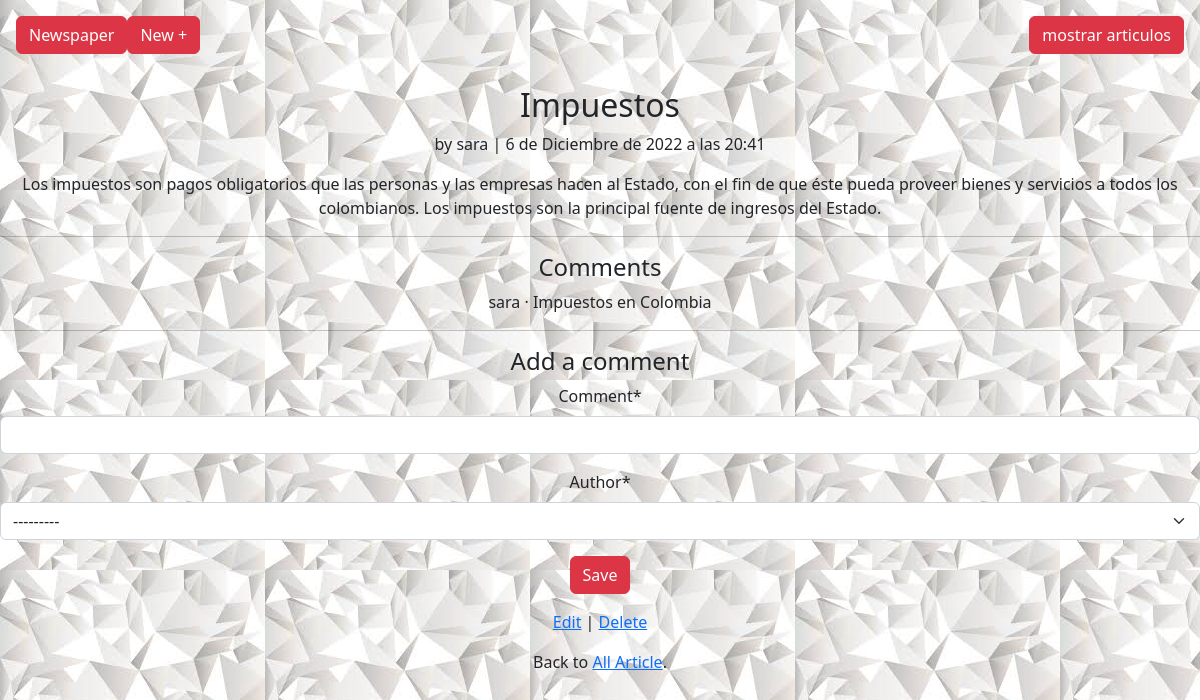
/articles/17/ (signed in), run on the app's committed database.
### articles/models.py (models this page shows, shortened)
class Article(models.Model):
    title = models.CharField(max_length=255)
    body = models.TextField()
    date = models.DateTimeField(auto_now_add=True)
    author = models.ForeignKey(settings.AUTH_USER_MODEL,
                                on_delete= models.CASCADE,)

class Comment(models.Model):
    article = models.ForeignKey(Article, on_delete=models.CASCADE,)
    comment= models.CharField(
        max_length=140
    )
    author = models.ForeignKey(settings.AUTH_USER_MODEL,
                                on_delete=models.CASCADE,
                                )
    def __str__(self):
        return self.comment

### accounts/models.py (models this page shows)
class CustomUser(AbstractUser):
    age = models.PositiveIntegerField(null=True, blank=True)

### articles/views.py (the view, shortened to what this page needs)
# urls.py: path("<int:pk>/",ArticleDetailView.as_view(),
class ArticleDetailView(LoginRequiredMixin, DetailView):
    def get(self, request, *args, **kwargs):
        view = CommentGet.as_view()
        return view(request, *args, **kwargs)

### articles/forms.py
class CommentForm(forms.ModelForm):
    class Meta:
        model = Comment
        fields = ("comment", "author")

### articles/views.py (called while the page is built)
    def  get_context_data(self, **kwargs):
        context = super().get_context_data(**kwargs)
        context['form'] = CommentForm()
        return context

### templates/article_detail.html (shortened to what this page needs)
{% extends "base.html" %}
{% load crispy_forms_tags %}
{% block content %}
    <div class="article-entry">
        <h2>{{ object.title}}</h2>
        <p>by {{ object.author }} | {{ object.date }}</p>
        <p> {{ object.body }}</p>
    </div>
    <hr>
    <h4>Comments</h4>
    {% for comment in article.comment_set.all %}
        <p>{{ comment.author}} &middot; {{ comment }}</p>
    {% endfor %}
    <hr>
    <h4> Add a comment </h4>
    <form action="" method="post">
        {{ form|crispy }}
        <button class="btn btn-danger ml-2" type="submit">Save</button>
    </form>
    <p ><a href="{% url 'article_edit' article.pk %}">Edit</a> |
    <a href="{% url 'article_delete' article.pk %}">Delete</a></p>
    <p>Back to <a href="{% url 'article_list' %}">All Article</a>.</p>
{% endblock content %}

### static/css/diseño.css (style rules this page uses)
body { background-image: url('../img/blanco.jfif'); }

### data on the page
Article: title "Impuestos", author "sara", date "6 de Diciembre de 2022 a las 20:41", body "Los impuestos son pagos obligatorios que las personas y las empresas hacen al Estado, con el fin de que éste pueda proveer bienes y servicios a todos los colombianos. Los impuestos son la principal fuente de ingresos del Estado."
Comment: author "sara", comment "Impuestos en Colombia"
